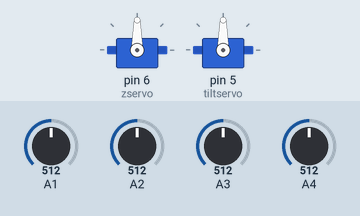
Simulated run of this sketch. Board: Arduino Uno, built with avr-gcc and run on an emulated ATmega328P. Parts: 2 × servo. The test bench sets the inputs (shaded band); at power-on: A1 = 512, A2 = 512, A4 = 512, A3 = 512.

Above: at 1.2 s.
1.3 s: A1 set to 595
2.8 s: A1 set to 621
At 3.7 s:
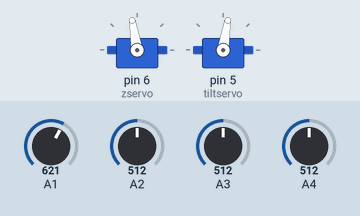
5.8 s: A2 set to 535
At 6.4 s:
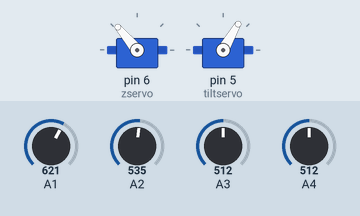
8.8 s: A4 set to 490
At 9.9 s:
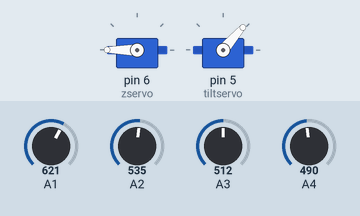
11.8 s: A3 set to 306
14.8 s: A3 set to 165
At 15.8 s:
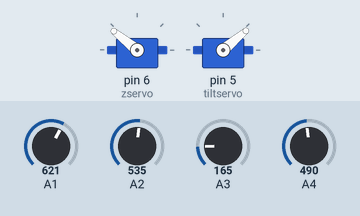
Timing chart, 0 to 23.3 s (numbered marks = the images above; inputs shaded):
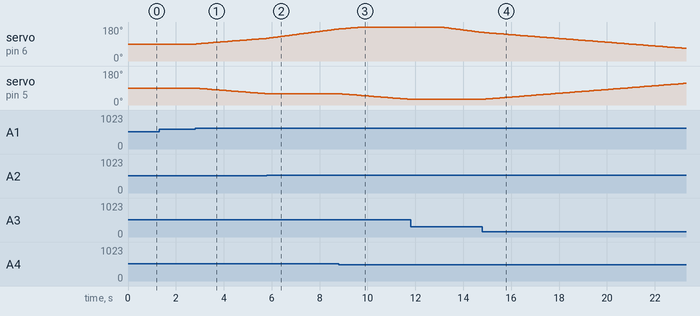

Measured:
- the behaviour switches between 521 and 522 on A2 (found by bisection; images 1 and 2)
- the behaviour switches between 499 and 498 on A4 (found by bisection; images 2 and 3)
- after the input at 1.3 s, every drawn part: stays the same
- after the input at 2.8 s, servo on pin 6 (zservo): moves from 90° to 120° over 2.9 s, starting after 0.05 s; servo on pin 5 (tiltservo): moves from 90° to 60° over 2.9 s, starting at once
- after the input at 5.8 s, servo on pin 5 (tiltservo): stays 60° (without the input it goes to 59° after 0.02 s)
- after the input at 8.8 s, servo on pin 5 (tiltservo): moves from 60° to 30° over 2.9 s, starting at once
- after the input at 11.8 s, servo on pin 6 (zservo): moves from 180° to 151° over 1.7 s, starting after 1.3 s; servo on pin 5 (tiltservo): stays 30° (without the input it goes to 29° after 0.06 s)
- after the input at 14.8 s, servo on pin 5 (tiltservo): moves from 30° to 115° over 8.4 s, starting at once

The sketch:

Code-SolarTracking-v2.ino
```cpp
/* Solar Tracking Shield Implementation
       ENGI5800: Electrical Engineering Design Project
       Sensor Based Solar Tracker

    Mitchell Stride (201517901)
    Jordan Mayo     (201505872)
              February 27, 2018

              LDRs         3----------------1
                           -   ----------   -
                           4----------------2
*/

/*To Do:
   - Setup Function
   - Avg
   - Real time track mode
*/

#include <Servo.h>

Servo zservo;  // create servo object for z servo
Servo tiltservo;  // create servo object for xy servo

int zpos = 90;    // variable to store the servo position
int tiltpos = 90;

int LDR1;
int LDR2;
int LDR3;
int LDR4;

int zRotate;
int xTilt;


void setup() {
  zservo.attach(6);
  tiltservo.attach(5);
}

void loop() {
  //Read all LDR sensors
  LDR1 = analogRead(A1);
  LDR2 = analogRead(A2);
  LDR3 = analogRead(A3);
  LDR4 = analogRead(A4);

  //Implement tracking algorithm
  zRotate = ((LDR1 + LDR2) / 2) - ((LDR3 + LDR4) / 2);
  xTilt = ((LDR1 + LDR3) / 2) - ((LDR2 + LDR4) / 2);

  /*int left = LDR1 - LDR2;
    int right = LDR1 - LDR3;
    int front = LDR3 - LDR4;
    int back = LDR2 - LDR4;*/

  if (abs(xTilt) < 50) {
    delay(10);      //do nothing if x position is correct
  } else {         //else adjust panel towards sun
    if (xTilt <= 0) {
      tiltpos++;
      tiltservo.write(tiltpos);
      delay(50);
    } else {
      tiltpos--;
      tiltservo.write(tiltpos);
      delay(50);
    }
  }

  if (abs(zRotate) < 50) {
    delay(10);      //do nothing if z rotate angle is correct
  } else {         //else adjust panel towards sun
    if (zRotate <= 0) {
         if (xTilt <= 0)
            zpos--;
         else
            zpos++;
      zservo.write(zpos);
      delay(50);
    } else {
         if (xTilt <= 0)
            zpos--;
         else
            zpos++;
      zservo.write(zpos);
      delay(50);
    }
  }

  if (zpos > 175 || zpos < 5)
    zflip();

}

void zflip() {
  if (zpos > 175) {
    if (tiltpos > 90) {
      for (int i = 175; 0; i--) {
        for (int j = tiltpos; 175 - tiltpos; j--) {
          zpos = i;
          zservo.write(zpos);
          tiltpos = j;
          tiltservo.write(tiltpos);
          delay(10);
        }
      }
    }

    if (tiltpos < 90) {
      for (int i = 180; 0; i--) {
        for (int j = tiltpos; 175 - tiltpos; j++) {
          zpos = i;
          zservo.write(zpos);
          tiltpos = j;
          tiltservo.write(tiltpos);
          delay(10);
        }
      }
    }
  }

  if (zpos < 0) {
    if (tiltpos > 90) {
      for (int i = 0; 175; i++) {
        for (int j = tiltpos; 180 - tiltpos; j--) {
          zpos = i;
          zservo.write(zpos);
          tiltpos = j;
          tiltservo.write(tiltpos);
          delay(10);
        }
      }
    }

    if (tiltpos < 90) {
      for (int i = 0; 175; i++) {
        for (int j = tiltpos; 180 - tiltpos; j++) {
          zpos = i;
          zservo.write(zpos);
          tiltpos = j;
          tiltservo.write(tiltpos);
          delay(10);
        }
      }
    }
  }
}
```
